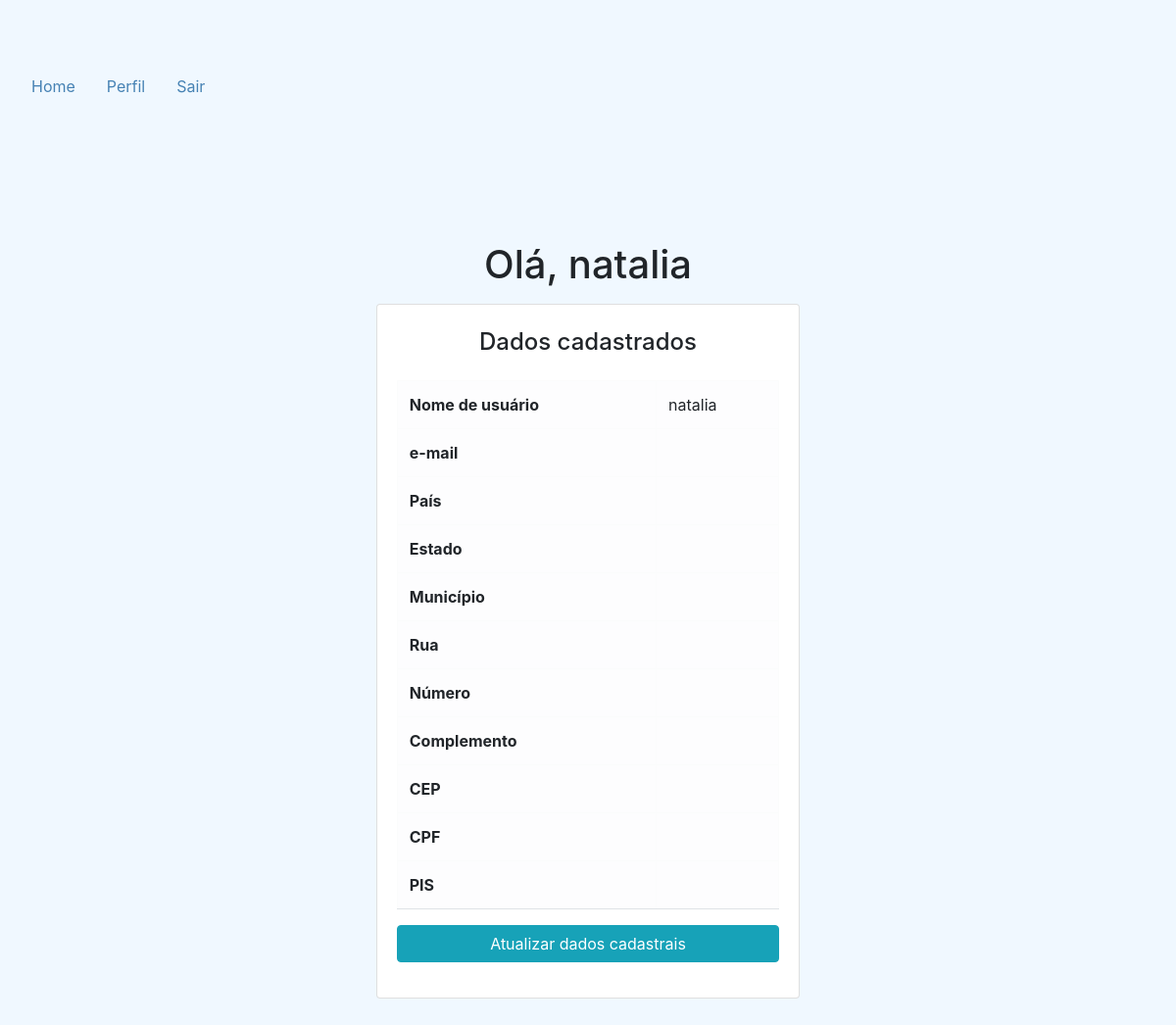
Before: /profile (signed in) with the older database file.
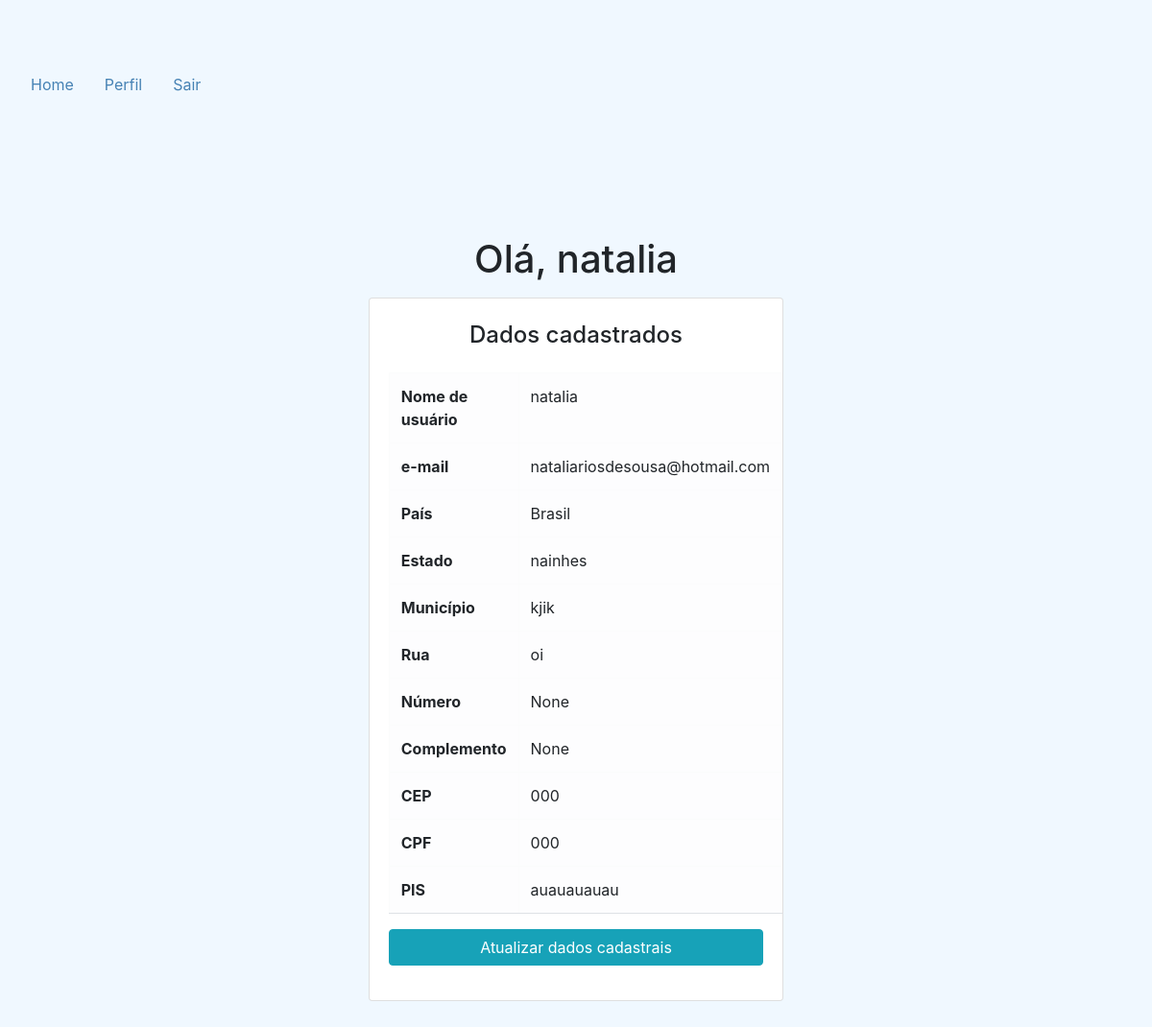
After: the same page with the newer database file.
### project/models.py (models this page shows, shortened)
class User(UserMixin, db.Model):
  id = db.Column(db.Integer, primary_key = True, nullable = False)
  email = db.Column(db.String(100), unique = True, nullable = True)
  password = db.Column(db.String(100), nullable = True)
  username = db.Column(db.String(150), nullable = True)
  city = db.Column(db.String(150), nullable = True)
  country = db.Column(db.String(150), nullable = True)
  state = db.Column(db.String(150), nullable = True)
  CEP = db.Column(db.String(150), nullable = True)
  rua = db.Column(db.String(150), nullable = True)
  numero = db.Column(db.String(150), nullable = True)
  complemento = db.Column(db.String(150), nullable = True)
  CPF = db.Column(db.String(150), unique = True, nullable = True)
  PIS = db.Column(db.String(150), unique = True, nullable = True)

### project/main.py (the view)
@main.route('/profile')
@login_required
def profile():
  return render_template('profile.html', username = current_user.username, email = current_user.email, password = current_user.password, country = current_user.country, state = current_user.state, city = current_user.city, CEP = current_user.CEP, rua = current_user.rua, numero = current_user.numero, complemento = current_user.complemento, CPF = current_user.CPF, PIS = current_user.PIS)

### project/templates/profile.html (shortened to what this page needs)
{% extends "base.html" %}
{% block content %}
<h1 class="display-10 text-center">
  Olá, {{username}}</h1>
<div class="container">
  <aside class="col col-sm-5">
    <div class="card">
      <article class="card-body">
        <h4 class="card-title mb-4 mt-1 text-center">Dados cadastrados</h4>
<table class = "table table-light table-bordered">
  <tr>
      <th>Nome de usuário</th>
      <td> {{ username }}</td>
  </tr>
  <tr>
    <th>e-mail</th>
    <td> {{ email }} </td>
</tr>
<tr>
  <th>País</th>
  <td> {{ country }} </td>
</tr>
<tr>
  <th>Estado</th>
  <td> {{ state }} </td>
</tr>
<tr>
  <th>Município</th>
  <td> {{ city }} </td>
</tr>
<tr>
  <th>Rua</th>
  <td> {{ rua }} </td>
</tr>
<tr>
<th>Número</th>
<td> {{ numero }} </td>
</tr>
<tr>
<th>Complemento</th>
<td> {{ complemento }} </td>
</tr>
<tr>
<th>CEP</th>
<td> {{ CEP }} </td>
</tr>
<tr>
<th>CPF</th>
<td> {{ CPF }} </td>
</tr>
<th>PIS</th>
<td> {{ PIS }} </td>
</table>
<div class="vertical-center">
  <a href="/update"> <button type="submit" class="btn btn-info btn-block">Atualizar dados cadastrais</button>
</div>
</div>
</div>
{% endblock %}

### project/templates/base.html (shortened to what this page needs)
<!DOCTYPE html>
<html>
<head>
  <link rel="stylesheet" href="https://cdn.jsdelivr.net/npm/bootstrap@4.5.3/dist/css/bootstrap.min.css">
  <link rel="stylesheet" href="https://pro.fontawesome.com/releases/v5.10.0/css/all.css"/>
  <link rel=stylesheet type=text/css href="{{ url_for('static', filename='style.css')}}">
</head>
<body>
  <nav class="navbar">
    <div class="container"></div>
    <div class="nav justify-content-end">
      <a class="nav-link" href="{{ url_for('main.index') }}">Home</a>
      {% if current_user.is_authenticated %}
        <a class="nav-link" href="{{ url_for('main.profile') }}">Perfil</a>
      {% endif %}
      {% if current_user.is_authenticated %}
        <a class="nav-link" href="{{ url_for('auth.logout') }}" >Sair</a>
      {% endif %}
    </div>
  </nav>
    <div class="container-fluid">
      {% block content %}
      {% endblock %}
    </div>
</body>
</html>

### project/static/style.css (style rules this page uses)
body { background-color: #f0f8ff ; }
.navbar { background-color: #f0f8ff; }
.nav-link { color: #4682b4 ; }
.container-fluid { padding-top: 130px; }
.container { display: flex; align-items: center; justify-content: center; padding-bottom: 60px; }

Changed rows visible on the page:
changed User "natalia": email (not shown) → "nataliariosdesousa@hotmail.com"; country (not shown) → "Brasil"; state (not shown) → "nainhes"; city (not shown) → "kjik"; rua (not shown) → "oi"; CEP (not shown) → "000"; CPF (not shown) → "000"; PIS (not shown) → "auauauauau"
Other visible differences:
{{ numero }}: (not shown) → "None"
{{ complemento }}: (not shown) → "None"
